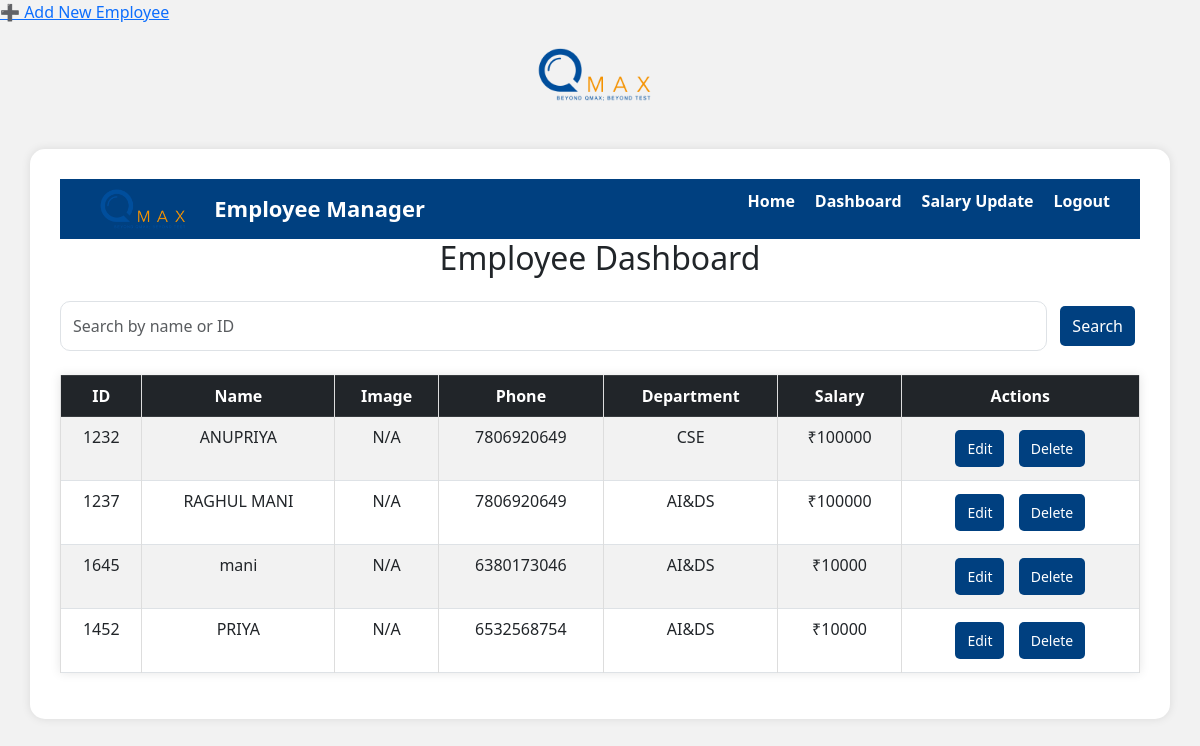
The app's page /dashboard (signed in) with its own data.
### tables this page shows
CREATE TABLE employees (
        emp_id TEXT PRIMARY KEY,
        name TEXT,
        image_path TEXT,
        phone TEXT,
        department TEXT,
        salary INTEGER,
        gender TEXT,
        status TEXT
    );

### app.py (the view)
@app.route('/dashboard')
def dashboard():
    if 'user_id' not in session:
        return redirect(url_for('login'))
    search_query = request.args.get('search')
    conn = get_db_connection()
    if search_query:
        employees = conn.execute("SELECT * FROM employees WHERE emp_id LIKE ? OR name LIKE ?",
                                 (f"%{search_query}%", f"%{search_query}%")).fetchall()
    else:
        employees = conn.execute("SELECT * FROM employees").fetchall()
    conn.close()
    return render_template('dashboard.html', employees=employees)

### app.py (called while the page is built)
def get_db_connection():
    conn = sqlite3.connect('database.db')
    conn.row_factory = sqlite3.Row
    return conn

### templates/dashboard.html (shortened to what this page needs)
<!DOCTYPE html>
<html lang="en">
<head>
  <link rel="stylesheet" href="https://cdn.jsdelivr.net/npm/bootstrap@5.3.0/dist/css/bootstrap.min.css">
  <link rel="stylesheet" href="{{ url_for('static', filename='css/style.css') }}">
 <a href="{{ url_for('add_employee') }}">➕ Add New Employee</a><br><br>
</head>
<body>
    <div style="text-align: center;">
        <img src="{{ url_for('static', filename='image/logo1.png') }}" alt="Qmax Logo" width="150">
    </div>
  <div class="container mt-5">
<nav class="navbar">
    <div class="logo">
        <img src="{{ url_for('static', filename='image/logo1.png') }}" alt="Qmax Logo">
        <span>Employee Manager</span>
    </div>
    <ul class="nav-links">
        <li><a href="{{ url_for('main') }}">Home</a></li>
        <li><a href="{{ url_for('dashboard') }}">Dashboard</a></li>
        <li><a href="{{ url_for('salary_update') }}">Salary Update</a></li>
        <li><a href="{{ url_for('logout') }}">Logout</a></li>
    </ul>
</nav>
    <h2 class="text-center mb-4">Employee Dashboard</h2>
    <form method="GET" action="/dashboard" class="mb-4 d-flex">
      <input type="text" name="search" class="form-control me-2" placeholder="Search by name or ID">
      <button type="submit" class="btn btn-primary">Search</button>
    </form>
    <table class="table table-bordered table-striped">
      <thead class="table-dark">
        <tr>
          <th>ID</th>
          <th>Name</th>
          <th>Image</th>
          <th>Phone</th>
          <th>Department</th>
          <th>Salary</th>
          <th>Actions</th>
        </tr>
      </thead>
      <tbody>
        {% for emp in employees %}
        <tr>
          <td>{{ emp['emp_id'] }}</td>
          <td>{{ emp['name'] }}</td>
          <td>
            {% if emp['image_path'] %}
              <img src="{{ url_for('static', filename='uploads/' + emp['image_path']) }}" class="emp-img">
            {% else %}
              N/A
            {% endif %}
          </td>
          <td>{{ emp['phone'] }}</td>
          <td>{{ emp['department'] }}</td>
          <td>₹{{ emp['salary'] }}</td>
          <td>
            <a href="/edit/{{ emp['emp_id'] }}" class="btn btn-warning btn-sm">Edit</a>
            <a href="/delete/{{ emp['emp_id'] }}" class="btn btn-danger btn-sm" onclick="return confirm('Delete this employee?');">Delete</a>
          </td>
        </tr>
        {% endfor %}
      </tbody>
    </table>
  </div>
</body>
</html>

### static/css/style.css (style rules this page uses)
body { font-family: 'Segoe UI', sans-serif; background-color: #f8f9fa; color: #212529; }
.container { background-color: white; padding: 30px; border-radius: 15px; box-shadow: 0 0 10px rgba(0,0,0,0.1); }
.form-control, .form-select { border-radius: 10px; }
.btn { border-radius: 10px; }
body { font-family: 'Segoe UI', sans-serif; background-color: #f2f2f2; margin: 0; padding: 0; }
.navbar { background-color: #004080; color: white; display: flex; justify-content: space-between; padding: 10px 30px; align-items: center; }
.navbar .logo { display: flex; align-items: center; }
.navbar .logo img { height: 40px; margin-right: 10px; }
.navbar .logo span { font-size: 22px; font-weight: bold; }
.navbar .nav-links { list-style: none; display: flex; gap: 20px; }
.navbar .nav-links li a { color: white; text-decoration: none; font-weight: bold; transition: color 0.3s ease; }
table { width: 90%; margin: 20px auto; border-collapse: collapse; background-color: white; box-shadow: 0 0 10px rgba(0, 0, 0, 0.1); }
table th, table td { padding: 12px 15px; border: 1px solid #ddd; text-align: center; }
table th { background-color: #004080; color: white; }
table tr:nth-child(even) { background-color: #f9f9f9; }
button, .btn { background-color: #004080; color: white; border: none; padding: 8px 12px; margin: 5px; cursor: pointer; border-radius: 5px; transition: background 0.3s; }

### records on screen
employees: emp_id "1232", name "ANUPRIYA", image_path "N/A", phone "7806920649", department "CSE", salary "100000"
employees: emp_id "1237", name "RAGHUL MANI", image_path "N/A", phone "7806920649", department "AI&DS", salary "100000"
employees: emp_id "1645", name "mani", image_path "N/A", phone "6380173046", department "AI&DS", salary "10000"
employees: emp_id "1452", name "PRIYA", image_path "N/A", phone "6532568754", department "AI&DS", salary "10000"
